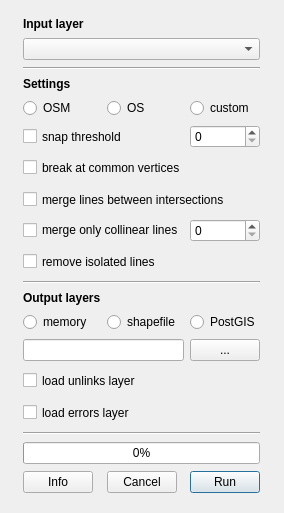
<?xml version="1.0" encoding="UTF-8"?>
<ui version="4.0">
 <class>RoadNetworkCleanerDialogBase</class>
 <widget class="QDialog" name="RoadNetworkCleanerDialogBase">
  <property name="geometry">
   <rect>
    <x>0</x>
    <y>0</y>
    <width>284</width>
    <height>513</height>
   </rect>
  </property>
  <property name="minimumSize">
   <size>
    <width>0</width>
    <height>0</height>
   </size>
  </property>
  <property name="windowTitle">
   <string>RoadNetworkCleaner</string>
  </property>
  <layout class="QHBoxLayout" name="horizontalLayout">
   <item>
    <layout class="QGridLayout">
     <property name="sizeConstraint">
      <enum>QLayout::SetNoConstraint</enum>
     </property>
     <property name="margin">
      <number>5</number>
     </property>
     <item row="14" column="0" colspan="3">
      <widget class="QLabel" name="label_4">
       <property name="sizePolicy">
        <sizepolicy hsizetype="MinimumExpanding" vsizetype="Fixed">
         <horstretch>0</horstretch>
         <verstretch>0</verstretch>
        </sizepolicy>
       </property>
       <property name="font">
        <font>
         <weight>75</weight>
         <bold>true</bold>
        </font>
       </property>
       <property name="text">
        <string>Output layers</string>
       </property>
      </widget>
     </item>
     <item row="31" column="2">
      <widget class="QPushButton" name="cleanButton">
       <property name="sizePolicy">
        <sizepolicy hsizetype="MinimumExpanding" vsizetype="Fixed">
         <horstretch>0</horstretch>
         <verstretch>0</verstretch>
        </sizepolicy>
       </property>
       <property name="maximumSize">
        <size>
         <width>70</width>
         <height>16777215</height>
        </size>
       </property>
       <property name="text">
        <string>Run</string>
       </property>
      </widget>
     </item>
     <item row="22" column="0" colspan="2">
      <widget class="QLineEdit" name="outputCleaned">
       <property name="enabled">
        <bool>true</bool>
       </property>
       <property name="sizePolicy">
        <sizepolicy hsizetype="Minimum" vsizetype="Fixed">
         <horstretch>0</horstretch>
         <verstretch>0</verstretch>
        </sizepolicy>
       </property>
      </widget>
     </item>
     <item row="23" column="0" colspan="3">
      <widget class="QCheckBox" name="unlinksCheckBox">
       <property name="minimumSize">
        <size>
         <width>0</width>
         <height>25</height>
        </size>
       </property>
       <property name="text">
        <string>load unlinks layer</string>
       </property>
      </widget>
     </item>
     <item row="8" column="0" colspan="2">
      <widget class="QCheckBox" name="mergeCollinearCheckBox">
       <property name="text">
        <string>merge only collinear lines</string>
       </property>
      </widget>
     </item>
     <item row="2" column="0" colspan="3">
      <widget class="Line" name="line_3">
       <property name="orientation">
        <enum>Qt::Horizontal</enum>
       </property>
      </widget>
     </item>
     <item row="7" column="0" colspan="3">
      <widget class="QCheckBox" name="mergeCheckBox">
       <property name="minimumSize">
        <size>
         <width>0</width>
         <height>25</height>
        </size>
       </property>
       <property name="maximumSize">
        <size>
         <width>16777215</width>
         <height>25</height>
        </size>
       </property>
       <property name="text">
        <string>merge lines between intersections</string>
       </property>
      </widget>
     </item>
     <item row="24" column="0" colspan="3">
      <widget class="QCheckBox" name="errorsCheckBox">
       <property name="sizePolicy">
        <sizepolicy hsizetype="Minimum" vsizetype="Fixed">
         <horstretch>0</horstretch>
         <verstretch>0</verstretch>
        </sizepolicy>
       </property>
       <property name="minimumSize">
        <size>
         <width>0</width>
         <height>25</height>
        </size>
       </property>
       <property name="text">
        <string>load errors layer</string>
       </property>
      </widget>
     </item>
     <item row="22" column="2">
      <widget class="QPushButton" name="browseCleaned">
       <property name="sizePolicy">
        <sizepolicy hsizetype="MinimumExpanding" vsizetype="Fixed">
         <horstretch>0</horstretch>
         <verstretch>0</verstretch>
        </sizepolicy>
       </property>
       <property name="maximumSize">
        <size>
         <width>70</width>
         <height>16777215</height>
        </size>
       </property>
       <property name="text">
        <string>...</string>
       </property>
      </widget>
     </item>
     <item row="29" column="0" colspan="3">
      <widget class="QProgressBar" name="cleaningProgress">
       <property name="sizePolicy">
        <sizepolicy hsizetype="MinimumExpanding" vsizetype="Fixed">
         <horstretch>0</horstretch>
         <verstretch>0</verstretch>
        </sizepolicy>
       </property>
       <property name="value">
        <number>0</number>
       </property>
      </widget>
     </item>
     <item row="0" column="0" colspan="3">
      <widget class="QLabel" name="label">
       <property name="sizePolicy">
        <sizepolicy hsizetype="MinimumExpanding" vsizetype="Fixed">
         <horstretch>0</horstretch>
         <verstretch>0</verstretch>
        </sizepolicy>
       </property>
       <property name="font">
        <font>
         <weight>75</weight>
         <bold>true</bold>
        </font>
       </property>
       <property name="text">
        <string>Input layer</string>
       </property>
      </widget>
     </item>
     <item row="27" column="0" colspan="3">
      <widget class="Line" name="line_2">
       <property name="orientation">
        <enum>Qt::Horizontal</enum>
       </property>
      </widget>
     </item>
     <item row="31" column="0">
      <widget class="QPushButton" name="settingsButton">
       <property name="maximumSize">
        <size>
         <width>70</width>
         <height>16777215</height>
        </size>
       </property>
       <property name="font">
        <font>
         <italic>false</italic>
         <kerning>false</kerning>
        </font>
       </property>
       <property name="focusPolicy">
        <enum>Qt::TabFocus</enum>
       </property>
       <property name="text">
        <string>Info</string>
       </property>
      </widget>
     </item>
     <item row="1" column="0" colspan="3">
      <widget class="QComboBox" name="inputCombo">
       <property name="sizePolicy">
        <sizepolicy hsizetype="MinimumExpanding" vsizetype="Fixed">
         <horstretch>0</horstretch>
         <verstretch>0</verstretch>
        </sizepolicy>
       </property>
      </widget>
     </item>
     <item row="15" column="0">
      <widget class="QRadioButton" name="memoryRadioButton">
       <property name="text">
        <string>memory</string>
       </property>
      </widget>
     </item>
     <item row="11" column="0" colspan="3">
      <widget class="Line" name="line">
       <property name="orientation">
        <enum>Qt::Horizontal</enum>
       </property>
      </widget>
     </item>
     <item row="5" column="2">
      <widget class="QSpinBox" name="decimalsSpin">
       <property name="maximumSize">
        <size>
         <width>70</width>
         <height>16777215</height>
        </size>
       </property>
      </widget>
     </item>
     <item row="15" column="1">
      <widget class="QRadioButton" name="shpRadioButton">
       <property name="text">
        <string>shapefile</string>
       </property>
      </widget>
     </item>
     <item row="31" column="1">
      <widget class="QPushButton" name="cancelButton">
       <property name="sizePolicy">
        <sizepolicy hsizetype="MinimumExpanding" vsizetype="Fixed">
         <horstretch>0</horstretch>
         <verstretch>0</verstretch>
        </sizepolicy>
       </property>
       <property name="maximumSize">
        <size>
         <width>70</width>
         <height>16777215</height>
        </size>
       </property>
       <property name="text">
        <string>Cancel</string>
       </property>
      </widget>
     </item>
     <item row="9" column="0" colspan="2">
      <widget class="QCheckBox" name="orphansCheckBox">
       <property name="minimumSize">
        <size>
         <width>0</width>
         <height>25</height>
        </size>
       </property>
       <property name="maximumSize">
        <size>
         <width>16777215</width>
         <height>25</height>
        </size>
       </property>
       <property name="text">
        <string>remove isolated lines</string>
       </property>
      </widget>
     </item>
     <item row="6" column="0" colspan="3">
      <widget class="QCheckBox" name="breakCheckBox">
       <property name="sizePolicy">
        <sizepolicy hsizetype="Minimum" vsizetype="Preferred">
         <horstretch>0</horstretch>
         <verstretch>0</verstretch>
        </sizepolicy>
       </property>
       <property name="minimumSize">
        <size>
         <width>0</width>
         <height>25</height>
        </size>
       </property>
       <property name="maximumSize">
        <size>
         <width>16777215</width>
         <height>25</height>
        </size>
       </property>
       <property name="text">
        <string>break at common vertices</string>
       </property>
      </widget>
     </item>
     <item row="15" column="2">
      <widget class="QRadioButton" name="postgisRadioButton">
       <property name="text">
        <string>PostGIS</string>
       </property>
      </widget>
     </item>
     <item row="4" column="0">
      <widget class="QRadioButton" name="osmRadioButton">
       <property name="text">
        <string>OSM</string>
       </property>
      </widget>
     </item>
     <item row="4" column="1">
      <widget class="QRadioButton" name="osRadioButton">
       <property name="text">
        <string>OS</string>
       </property>
      </widget>
     </item>
     <item row="4" column="2">
      <widget class="QRadioButton" name="customRadioButton">
       <property name="text">
        <string>custom</string>
       </property>
      </widget>
     </item>
     <item row="3" column="0" colspan="3">
      <widget class="QLabel" name="label_2">
       <property name="sizePolicy">
        <sizepolicy hsizetype="MinimumExpanding" vsizetype="Fixed">
         <horstretch>0</horstretch>
         <verstretch>0</verstretch>
        </sizepolicy>
       </property>
       <property name="font">
        <font>
         <weight>75</weight>
         <bold>true</bold>
        </font>
       </property>
       <property name="text">
        <string>Settings</string>
       </property>
      </widget>
     </item>
     <item row="8" column="2">
      <widget class="QSpinBox" name="collinearSpinBox"/>
     </item>
     <item row="5" column="0" colspan="2">
      <widget class="QCheckBox" name="snapCheckBox">
       <property name="sizePolicy">
        <sizepolicy hsizetype="Minimum" vsizetype="Fixed">
         <horstretch>0</horstretch>
         <verstretch>0</verstretch>
        </sizepolicy>
       </property>
       <property name="maximumSize">
        <size>
         <width>16777215</width>
         <height>25</height>
        </size>
       </property>
       <property name="text">
        <string>snap threshold</string>
       </property>
      </widget>
     </item>
    </layout>
   </item>
  </layout>
 </widget>
 <resources/>
 <connections/>
</ui>
